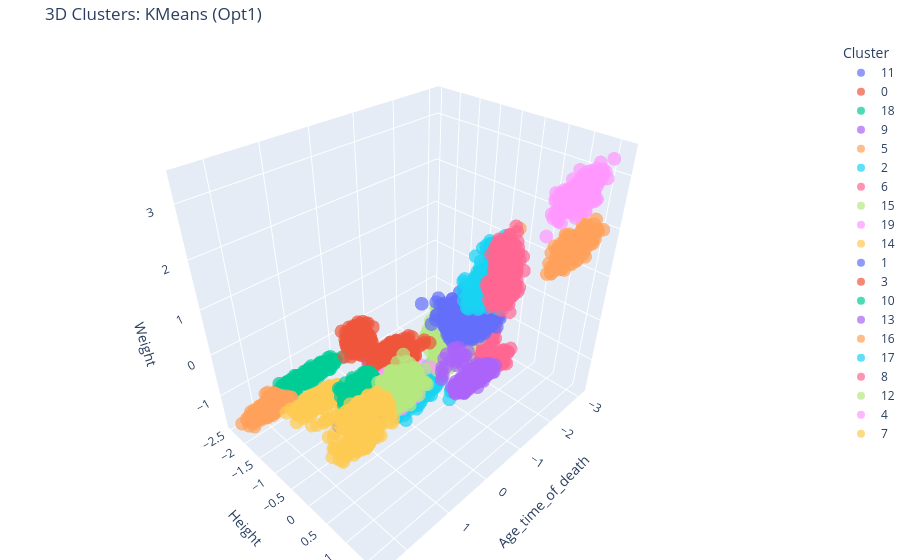

Source (notebook cell):
### Code cell
clus_eval.plot_3d_clusters(option_filter='Opt1', metric_sort='adjusted_rand')

# clus_eval.plot_comparison(target_col='Breed',sort_by="adjusted_rand")

### Figure 1 — Plotly figure (JSON) as saved in the notebook; plotly's stock layout.template omitted (floating-point values rounded to 4 significant figures; data arrays with more than 128 entries replaced by an {"elided": "..."} marker saying what was removed)
{"data": [{"hovertemplate": "Cluster=11<br>Age_time_of_death=%{x}<br>Height=%{y}<br>Weight=%{z}<extra></extra>", "legendgroup": "11", "marker": {"color": "#636efa", "opacity": 0.7, "symbol": "circle"}, "mode": "markers", "name": "11", "scene": "scene", "showlegend": true, "type": "scatter3d", "x": {"elided": "553 float values"}, "y": {"elided": "553 float values"}, "z": {"elided": "553 float values"}}, {"hovertemplate": "Cluster=0<br>Age_time_of_death=%{x}<br>Height=%{y}<br>Weight=%{z}<extra></extra>", "legendgroup": "0", "marker": {"color": "#EF553B", "opacity": 0.7, "symbol": "circle"}, "mode": "markers", "name": "0", "scene": "scene", "showlegend": true, "type": "scatter3d", "x": {"elided": "366 float values"}, "y": {"elided": "366 float values"}, "z": {"elided": "366 float values"}}, {"hovertemplate": "Cluster=18<br>Age_time_of_death=%{x}<br>Height=%{y}<br>Weight=%{z}<extra></extra>", "legendgroup": "18", "marker": {"color": "#00cc96", "opacity": 0.7, "symbol": "circle"}, "mode": "markers", "name": "18", "scene": "scene", "showlegend": true, "type": "scatter3d", "x": {"elided": "352 float values"}, "y": {"elided": "352 float values"}, "z": {"elided": "352 float values"}}, {"hovertemplate": "Cluster=9<br>Age_time_of_death=%{x}<br>Height=%{y}<br>Weight=%{z}<extra></extra>", "legendgroup": "9", "marker": {"color": "#ab63fa", "opacity": 0.7, "symbol": "circle"}, "mode": "markers", "name": "9", "scene": "scene", "showlegend": true, "type": "scatter3d", "x": {"elided": "693 float values"}, "y": {"elided": "693 float values"}, "z": {"elided": "693 float values"}}, {"hovertemplate": "Cluster=5<br>Age_time_of_death=%{x}<br>Height=%{y}<br>Weight=%{z}<extra></extra>", "legendgroup": "5", "marker": {"color": "#FFA15A", "opacity": 0.7, "symbol": "circle"}, "mode": "markers", "name": "5", "scene": "scene", "showlegend": true, "type": "scatter3d", "x": {"elided": "390 float values"}, "y": {"elided": "390 float values"}, "z": {"elided": "390 float values"}}, {"hovertemplate": "Cluster=2<br>Age_time_of_death=%{x}<br>Height=%{y}<br>Weight=%{z}<extra></extra>", "legendgroup": "2", "marker": {"color": "#19d3f3", "opacity": 0.7, "symbol": "circle"}, "mode": "markers", "name": "2", "scene": "scene", "showlegend": true, "type": "scatter3d", "x": {"elided": "363 float values"}, "y": {"elided": "363 float values"}, "z": {"elided": "363 float values"}}, {"hovertemplate": "Cluster=6<br>Age_time_of_death=%{x}<br>Height=%{y}<br>Weight=%{z}<extra></extra>", "legendgroup": "6", "marker": {"color": "#FF6692", "opacity": 0.7, "symbol": "circle"}, "mode": "markers", "name": "6", "scene": "scene", "showlegend": true, "type": "scatter3d", "x": {"elided": "457 float values"}, "y": {"elided": "457 float values"}, "z": {"elided": "457 float values"}}, {"hovertemplate": "Cluster=15<br>Age_time_of_death=%{x}<br>Height=%{y}<br>Weight=%{z}<extra></extra>", "legendgroup": "15", "marker": {"color": "#B6E880", "opacity": 0.7, "symbol": "circle"}, "mode": "markers", "name": "15", "scene": "scene", "showlegend": true, "type": "scatter3d", "x": {"elided": "1252 float values"}, "y": {"elided": "1252 float values"}, "z": {"elided": "1252 float values"}}, {"hovertemplate": "Cluster=19<br>Age_time_of_death=%{x}<br>Height=%{y}<br>Weight=%{z}<extra></extra>", "legendgroup": "19", "marker": {"color": "#FF97FF", "opacity": 0.7, "symbol": "circle"}, "mode": "markers", "name": "19", "scene": "scene", "showlegend": true, "type": "scatter3d", "x": {"elided": "670 float values"}, "y": {"elided": "670 float values"}, "z": {"elided": "670 float values"}}, {"hovertemplate": "Cluster=14<br>Age_time_of_death=%{x}<br>Height=%{y}<br>Weight=%{z}<extra></extra>", "legendgroup": "14", "marker": {"color": "#FECB52", "opacity": 0.7, "symbol": "circle"}, "mode": "markers", "name": "14", "scene": "scene", "showlegend": true, "type": "scatter3d", "x": {"elided": "364 float values"}, "y": {"elided": "364 float values"}, "z": {"elided": "364 float values"}}, {"hovertemplate": "Cluster=1<br>Age_time_of_death=%{x}<br>Height=%{y}<br>Weight=%{z}<extra></extra>", "legendgroup": "1", "marker": {"color": "#636efa", "opacity": 0.7, "symbol": "circle"}, "mode": "markers", "name": "1", "scene": "scene", "showlegend": true, "type": "scatter3d", "x": {"elided": "1347 float values"}, "y": {"elided": "1347 float values"}, "z": {"elided": "1347 float values"}}, {"hovertemplate": "Cluster=3<br>Age_time_of_death=%{x}<br>Height=%{y}<br>Weight=%{z}<extra></extra>", "legendgroup": "3", "marker": {"color": "#EF553B", "opacity": 0.7, "symbol": "circle"}, "mode": "markers", "name": "3", "scene": "scene", "showlegend": true, "type": "scatter3d", "x": {"elided": "433 float values"}, "y": {"elided": "433 float values"}, "z": {"elided": "433 float values"}}, {"hovertemplate": "Cluster=10<br>Age_time_of_death=%{x}<br>Height=%{y}<br>Weight=%{z}<extra></extra>", "legendgroup": "10", "marker": {"color": "#00cc96", "opacity": 0.7, "symbol": "circle"}, "mode": "markers", "name": "10", "scene": "scene", "showlegend": true, "type": "scatter3d", "x": {"elided": "318 float values"}, "y": {"elided": "318 float values"}, "z": {"elided": "318 float values"}}, {"hovertemplate": "Cluster=13<br>Age_time_of_death=%{x}<br>Height=%{y}<br>Weight=%{z}<extra></extra>", "legendgroup": "13", "marker": {"color": "#ab63fa", "opacity": 0.7, "symbol": "circle"}, "mode": "markers", "name": "13", "scene": "scene", "showlegend": true, "type": "scatter3d", "x": {"elided": "291 float values"}, "y": {"elided": "291 float values"}, "z": {"elided": "291 float values"}}, {"hovertemplate": "Cluster=16<br>Age_time_of_death=%{x}<br>Height=%{y}<br>Weight=%{z}<extra></extra>", "legendgroup": "16", "marker": {"color": "#FFA15A", "opacity": 0.7, "symbol": "circle"}, "mode": "markers", "name": "16", "scene": "scene", "showlegend": true, "type": "scatter3d", "x": {"elided": "191 float values"}, "y": {"elided": "191 float values"}, "z": {"elided": "191 float values"}}, {"hovertemplate": "Cluster=17<br>Age_time_of_death=%{x}<br>Height=%{y}<br>Weight=%{z}<extra></extra>", "legendgroup": "17", "marker": {"color": "#19d3f3", "opacity": 0.7, "symbol": "circle"}, "mode": "markers", "name": "17", "scene": "scene", "showlegend": true, "type": "scatter3d", "x": {"elided": "213 float values"}, "y": {"elided": "213 float values"}, "z": {"elided": "213 float values"}}, {"hovertemplate": "Cluster=8<br>Age_time_of_death=%{x}<br>Height=%{y}<br>Weight=%{z}<extra></extra>", "legendgroup": "8", "marker": {"color": "#FF6692", "opacity": 0.7, "symbol": "circle"}, "mode": "markers", "name": "8", "scene": "scene", "showlegend": true, "type": "scatter3d", "x": {"elided": "540 float values"}, "y": {"elided": "540 float values"}, "z": {"elided": "540 float values"}}, {"hovertemplate": "Cluster=12<br>Age_time_of_death=%{x}<br>Height=%{y}<br>Weight=%{z}<extra></extra>", "legendgroup": "12", "marker": {"color": "#B6E880", "opacity": 0.7, "symbol": "circle"}, "mode": "markers", "name": "12", "scene": "scene", "showlegend": true, "type": "scatter3d", "x": {"elided": "617 float values"}, "y": {"elided": "617 float values"}, "z": {"elided": "617 float values"}}, {"hovertemplate": "Cluster=4<br>Age_time_of_death=%{x}<br>Height=%{y}<br>Weight=%{z}<extra></extra>", "legendgroup": "4", "marker": {"color": "#FF97FF", "opacity": 0.7, "symbol": "circle"}, "mode": "markers", "name": "4", "scene": "scene", "showlegend": true, "type": "scatter3d", "x": {"elided": "204 float values"}, "y": {"elided": "204 float values"}, "z": {"elided": "204 float values"}}, {"hovertemplate": "Cluster=7<br>Age_time_of_death=%{x}<br>Height=%{y}<br>Weight=%{z}<extra></extra>", "legendgroup": "7", "marker": {"color": "#FECB52", "opacity": 0.7, "symbol": "circle"}, "mode": "markers", "name": "7", "scene": "scene", "showlegend": true, "type": "scatter3d", "x": {"elided": "386 float values"}, "y": {"elided": "386 float values"}, "z": {"elided": "386 float values"}}], "layout": {"legend": {"title": {"text": "Cluster"}, "tracegroupgap": 0}, "margin": {"b": 0, "l": 0, "r": 0, "t": 40}, "scene": {"domain": {"x": [0, 1], "y": [0, 1]}, "xaxis": {"title": {"text": "Age_time_of_death"}}, "yaxis": {"title": {"text": "Height"}}, "zaxis": {"title": {"text": "Weight"}}}, "title": {"text": "3D Clusters: KMeans (Opt1)"}}}
